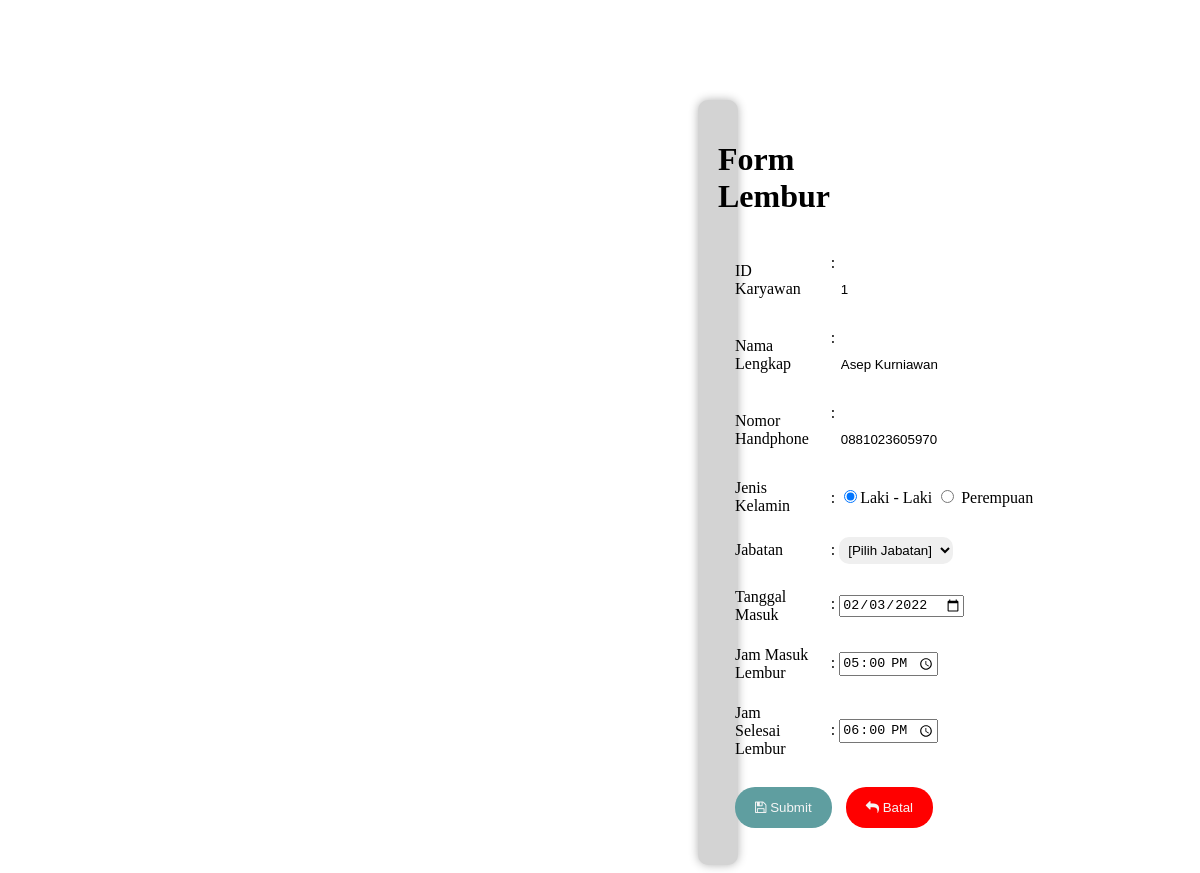
Screenshot of /edit.php?id_karyawan=1 with the database file from the repository.
### tables this page shows
CREATE TABLE `karyawan` (
  `id_karyawan` int(11) NOT NULL,
  `nama_karyawan` varchar(100) NOT NULL,
  `jenis_kelamin` enum('Laki-Laki','Perempuan') NOT NULL,
  `no_hp` char(13) NOT NULL,
  `tgl_lembur` date NOT NULL,
  `jam_masuk` time NOT NULL,
  `jam_selesai` time NOT NULL
);

### edit.php (called while the page is built, shortened)
<?php include 'lib/library.php';
    $id_karyawan=$_GET['id_karyawan'];
    $sql = "SELECT * FROM karyawan WHERE id_karyawan='$id_karyawan'";
    $query = $mysqli->query($sql);
    $lembur = $query->fetch_array();
    include 'views/v_tambah.php';
?>

### views/v_tambah.php (the view, shortened to what this page needs)
<!DOCTYPE html>
<html lang="en">
<head>
    <link rel="stylesheet" href="https://maxcdn.bootstrapcdn.com/font-awesome/4.5.0/css/font-awesome.min.css">
</head>
<body>
    <?php
	$action = 'tambah.php';
	if (!empty($lembur)) {
		$action = 'edit.php';
	}
    ?>
    <div class="form" >
    <h1>Form Lembur</h1>
    <form action="<?= $action ?>" method="post">
        <table align="center">
            <tr>
                <?php if(isset($_GET['id_karyawan'])) { ?>
                <td>ID Karyawan </td>
                <td>: <input type="text" name="id_karyawan" placeholder="Masukkan Nama Lengkap" readonly value="<?= @$lembur['id_karyawan'] ?>"></td>
                <?php } else { ?>
                    <td>ID Karyawan </td>
                <td>: <input type="text" name="id_karyawan" placeholder="Masukkan Nama Lengkap" value="<?= @$lembur['id_karyawan'] ?>"></td>
                <?php } ?>
            </tr>
            <tr>
                <td>Nama Lengkap </td>
                <td>: <input type="text" name="nama_karyawan" placeholder="Masukkan Nama Lengkap" value="<?= @$lembur['nama_karyawan'] ?>"></td>
            </tr>
            <tr>
                <td>Nomor Handphone </td>
                <td>: <input type="text" name="no_hp" placeholder="Masukkan Nomor Handphone" value="<?= @$lembur['no_hp'] ?>"></td>
            </tr>
            <tr>
                <td>Jenis Kelamin </td>
                <td>: <input type="radio" name="jenis_kelamin" value ="Laki-Laki" <?= @$lembur['jenis_kelamin'] == 'Laki-Laki' ? 'checked' : ''?>>Laki - Laki
                <input type="radio" name="jenis_kelamin" value="Perempuan" <?= @$lembur['jenis_kelamin'] == 'Perempuan' ? 'checked' : '' ?>> Perempuan</td>
            </tr>
            <tr>
                <td>Jabatan </td>
                <td>:
                <select name="id_jabatan">
                <option>[Pilih Jabatan]</option>
                 </select>
            </td>
            </tr>
            <tr>
            <tr>
                <td>Tanggal Masuk </td>
                <td>: <input type="date" name="tgl_masuk" placeholder="" value="<?= @$lembur['tgl_lembur'] ?>"></td>
            </tr>
            <tr>
                <td>Jam Masuk Lembur</td>
                <td>: <input type="time" name="jam_masuk" placeholder="" value="<?= @$lembur['jam_masuk'] ?>"></td>
            </tr>
            <tr>
                <td>Jam Selesai Lembur</td>
                <td>: <input type="time" name="jam_selesai" placeholder="" value="<?= @$lembur['jam_selesai'] ?>"></td>
            </tr>
            <tr>
                <td colspan=2 align="left"><button type="submit"><i class="fa fa-floppy-o"></i> Submit</button>
                <?php if(isset($_GET['nis'])){
                    ?>
                <button class="button"><a href="index.php"><i class="fa fa-reply"></i> Batal</a></button></td>
                <?php } else { ?>
                    <button class="button"><a href="index.php"><i class="fa fa-reply"></i> Batal</a></button></td>
                <?php } ?>
            </tr>
        </table>
    </form>
    </div>
</body>
</html>

### views/v_tambah.php (style rules this page uses)
.form { margin-top: 100px; margin-left: 690px; margin-right: 690px; padding: 20px; background: lightgrey; box-shadow: 0px 0px 10px rgba(0,0,0,0.3); border-radius: 10px; }
h1 { text-align: center; color: black; }
table { padding:5px; }
td { padding:10px; color: black; }
a { text-decoration: none; color: whitesmoke; }
button { border: none; padding: 7px 10px; background-color: red; border-radius: 20px; color: whitesmoke; padding: 13px 20px; margin-top: 7px; }
button[type='submit'] { background-color:cadetblue; }
input[type="text"] { border: none; padding: 10px; padding-right: 30px; border-radius: 10px; border: ; }
select { border: none; padding: 5px; border-radius: 10px; border: ; }
.button { margin-left: 10px; }

### rows the page displays
karyawan: id_karyawan "1", nama_karyawan "Asep Kurniawan", no_hp "0881023605970", jenis_kelamin "☑", tgl_masuk "02/03/2022", jam_masuk "17:00:00", jam_selesai "18:00:00"
